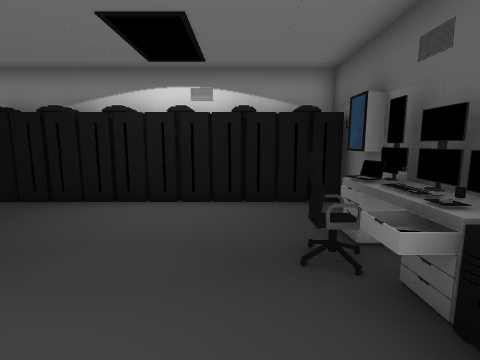
view 1 (above)

16 first-person views from a walk through a Unity game level. The camera is 1.4 m above the floor, tilts 8° down and sees 85° across. The floor is counted in squares, 0.95 m on a side. Each view is taken from the middle of a square. On the plan, view 1 faces up. The plan holds only what a view shows up to about 14 squares ahead; the rest is blank. The player is left out. Door leaves are left out, so doorways stand open.

view 2
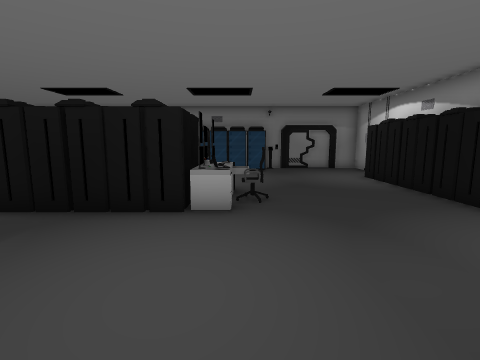

view 3
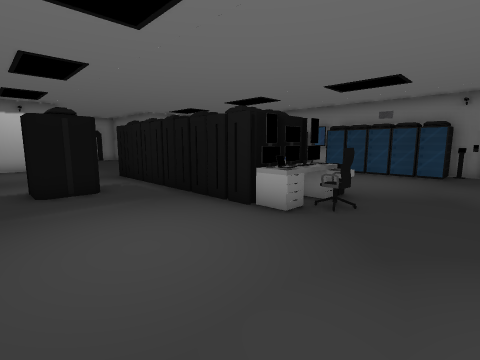

view 4
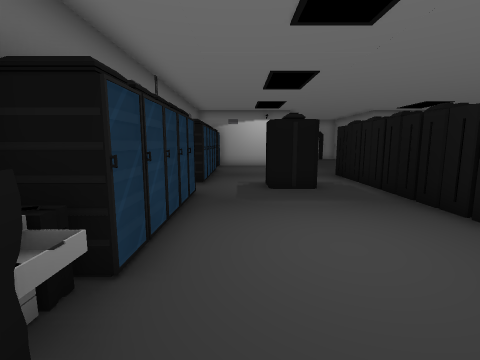

view 5
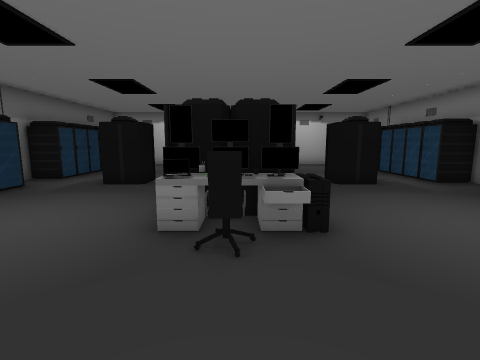

view 6
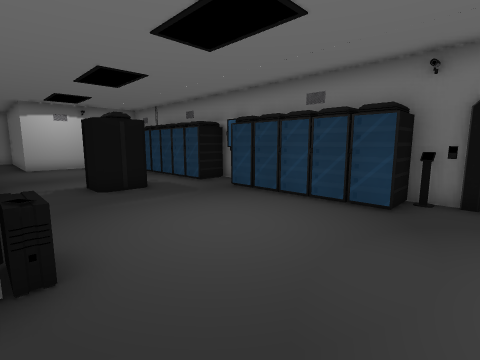

view 7
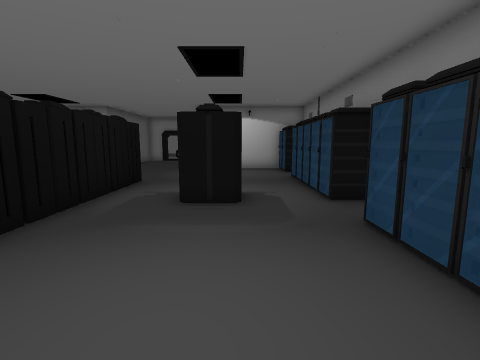

view 8
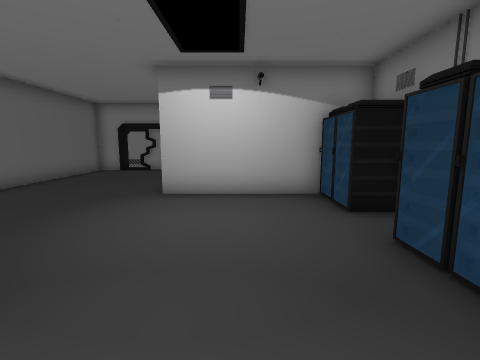

view 9
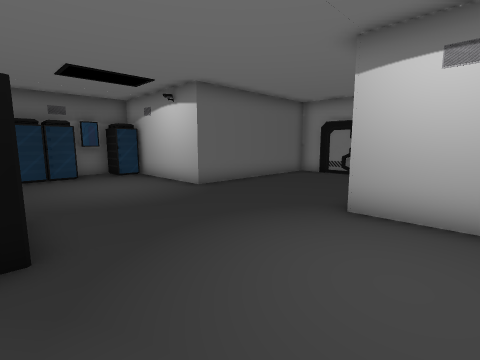

view 10
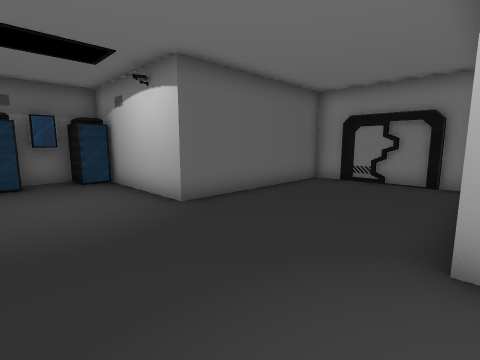

view 11
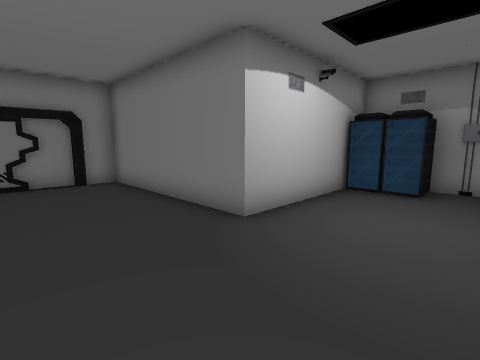

view 12
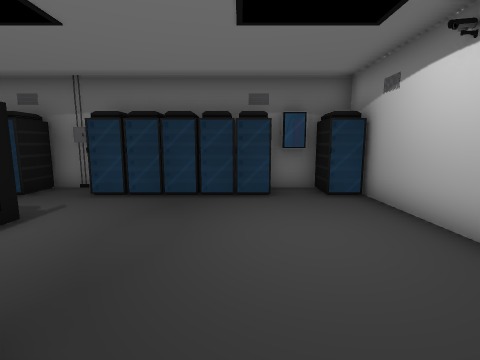

view 13
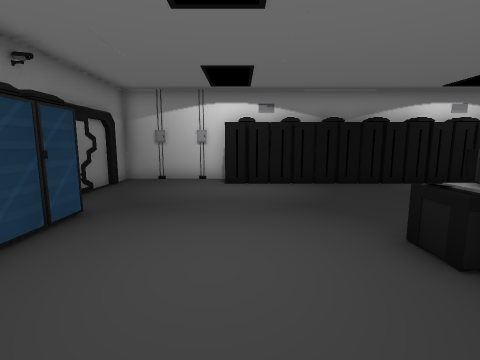

view 14
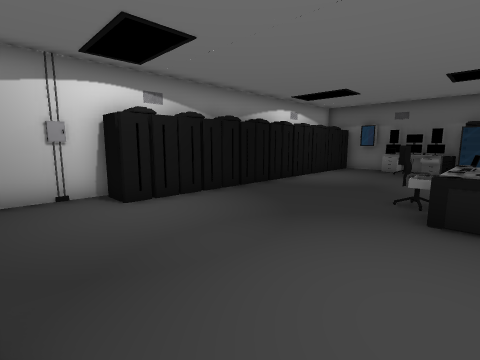

view 15
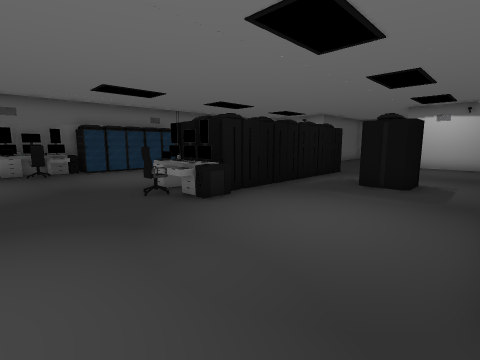

view 16
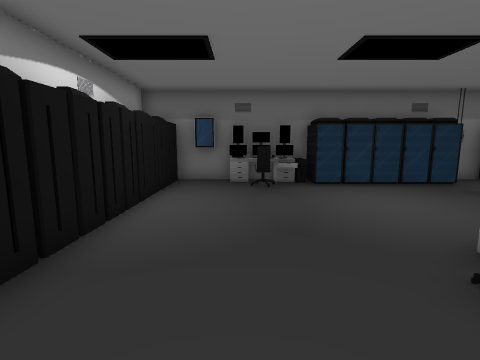

### Floor plan
Points are (right, up) in squares from view 1. A wall is a line through its corners. A room is listed if a view was taken in it or the views show most of it. See-through windows are left out.
Room 1 (views 1, 2, 3, 4, 5, 6, 7, 8, 9, 10, 11, 12, 13, 14, 15, 16)
walls: (-14.7, -4.4) (-14.7, -4.9); (2.7, -6) (2.7, -3.6); (2.7, 1.3) (2.7, 7.1); (-14.7, -10.2) (-14.7, -11.5); (-14.7, 3.5) (-14.7, 2.3); (2.7, -12.6) (2.7, -9.7); (-13.6, -13.6) (-8.7, -13.6) (-8.7, -20.5) (-7.6, -20.5); (-10.4, 7.9) (-14.7, 7.9) (-14.7, 7); (-14.5, 5.5) (-14.5, 3.4); (-14.7, 6.4) (-14.7, 4.4); (-6.5, -20.3) (-4.4, -20.3); (-7.8, -20.3) (-7.2, -20.3); (-7.4, -20.5) (-4.9, -20.5); (-4.4, -20.5) (-3.3, -20.5) (-3.3, -13.6) (1.8, -13.6)
ways out: open door at (-15, -5.5)
objects: other object (-15, -4); server (-14, -13); server (-14, -12); server (-14, -10) to (-14, -9); server (-14, -8); server (-14, -7); server (-14, -6); server (-14, -5); server (-14, -3) to (-14, -2); server (-14, -1); server (-14, 0); server (-14, 1); server (-14, 2); server (-11, -5) to (-10, -5); server (-10, 7) to (-9, 7); server (-8, 7); server (-7, -8) to (-7, -7); server (-7, -6); server (-7, -5) to (-7, -4); server (-7, -3) to (-7, -2); server (-7, -1); computer (-7, 0) to (-7, 1); server (-7, 7) to (-6, 7); server (-6, -8) to (-5, -7); server (-6, -6) to (-5, -6); server (-6, -5) to (-5, -4); server (-6, -3) to (-5, -2); server (-6, -1) to (-5, -1); other object (-6, 0) to (-6, 1); other object (-5, 0) to (-5, 1); server (-5, 7); server (-4, 7) to (-3, 7); server (-2, -5) to (-1, -5); server (-2, 7) to (-1, 7); server (0, 7); desk (1, 2); chair (1, 3); other object (1, 4); server (1, 7) to (2, 7); server (2, -13); server (2, -11) to (2, -10); server (2, -9); server (2, -8); server (2, -7); server (2, -6); server (2, -4) to (2, -3); server (2, -2); server (2, -1); server (2, 0); server (2, 1); computer (2, 2); keyboard (2, 3); desk (2, 4)

Where each view was taken, in squares from view 1:
view 1: 0 up, 0 right, facing up
view 2: 1 up, 1 right, facing left
view 3: 4 up, 0 right, facing down-left
view 4: 4 up, 0 right, facing down
view 5: 5 up, 6 left, facing down
view 6: 4 up, 7 left, facing down-left
view 7: 2 up, 11 left, facing down
view 8: 6 down, 11 left, facing down
view 9: 8 down, 11 left, facing down-right
view 10: 10 down, 9 left, facing down-right
view 11: 10 down, 5 left, facing down-left
view 12: 10 down, 6 left, facing right
view 13: 3 down, 10 left, facing up
view 14: 0 up, 13 left, facing up-right
view 15: 5 up, 13 left, facing down-right
view 16: 4 up, 8 left, facing right
